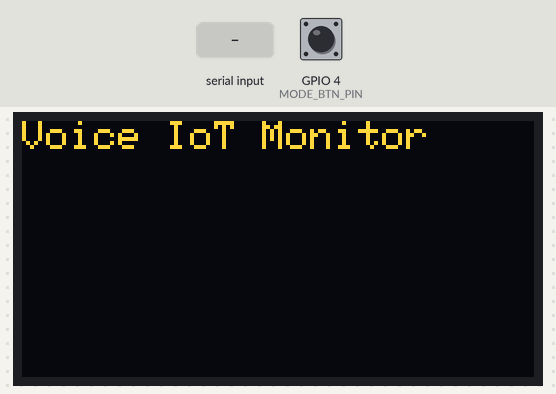
A sketch run on a simulated ESP32. On the bench: 128×64 one-colour display. The test bench sets the inputs (shaded band); at power-on: GPIO 4 (MODE_BTN_PIN) HIGH. The OLED is the two-colour kind (top 16 rows yellow); I2S audio is not simulated (input reads silence); what the sketch prints to the serial monitor is not drawn.

Above: at 2.2 s.
2.3 s: GPIO 4 (MODE_BTN_PIN) pulled LOW for 0.15 s
At 3.5 s:
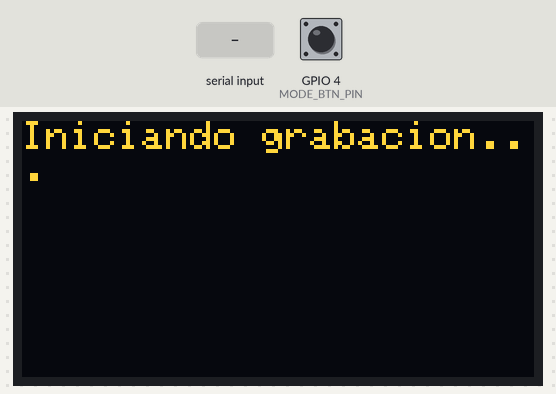
3.9 s: "T:\n" received over Serial
At 4.8 s:
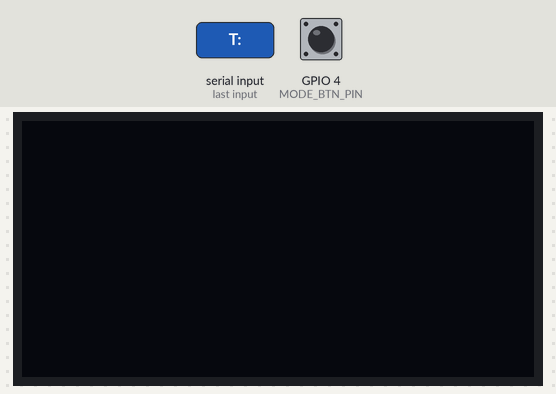
5.4 s: "1\n" received over Serial
6.9 s: GPIO 4 (MODE_BTN_PIN) pulled LOW for 1 s
At 7.7 s:
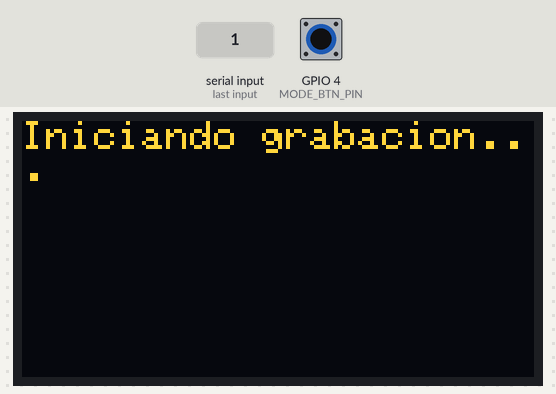
9.4 s: "TRANS:\n" received over Serial
At 10.2 s:
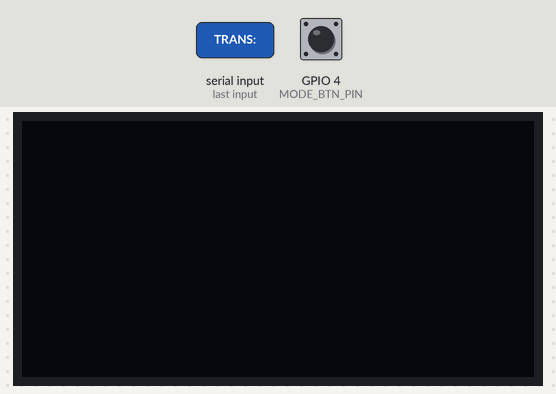
10.9 s: GPIO 4 (MODE_BTN_PIN) pulled LOW for 3.2 s
At 12.0 s:
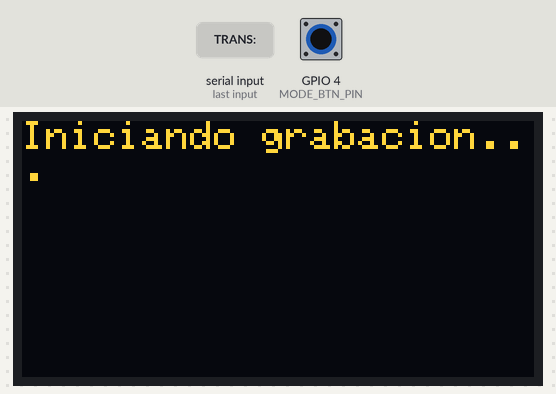
Timing chart, 0 to 13.9 s (numbered marks = the images above; inputs shaded):
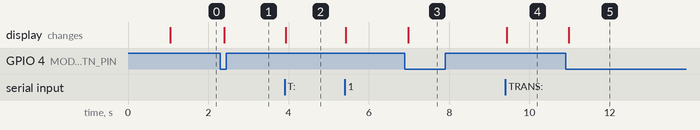

Measured:
- after the input at 2.3 s, the display: changes after 0.09 s (image 1)
- after the input at 3.9 s, the display: changes at once (image 2)
- after the input at 6.9 s, the display: changes after 0.08 s (image 3)
- after the input at 9.4 s, the display: changes at once (image 4)
- after the input at 10.9 s, the display: changes after 0.08 s (image 5)

The sketch:

firmware_serial.ino
```cpp
/*
  Voice IoT Monitor - ESP32 firmware
  Transmite audio crudo del micrófono por Serial a 500000 baud

  Presiona botón G4 para iniciar/detener grabación
  El audio se envía como PCM16 en tiempo real por el puerto Serial
*/

#include <driver/i2s.h>
// OLED display via I2C using Adafruit GFX + SH110X driver
#include <Wire.h>
#include <Adafruit_GFX.h>
#include <Adafruit_SH110X.h>

// --- Pines del micrófono (INMP441) ---
#define I2S_WS 17   // Pin L/R (Word Select)
#define I2S_SCK 18  // Pin BCLK (Reloj)
#define I2S_SD 16   // Pin DIN (Datos)
#define I2S_PORT I2S_NUM_0

// --- Pines y periféricos ---
#define SCREEN_WIDTH  128
#define SCREEN_HEIGHT  64
#define SDA_PIN        21
#define SCL_PIN        22
#define TOUCH_PIN      15
#define BUZZER_PIN     19
#define MODE_BTN_PIN   4

// --- Botón en pin G4 (alias) ---
#define BUTTON_PIN MODE_BTN_PIN
int lastStableButtonState = HIGH;
unsigned long lastDebounce = 0;
const unsigned long debounceDelay = 50;
int currentButtonReading = HIGH;

bool recording = false;

// --- OLED object ---
Adafruit_SH1106G display(SCREEN_WIDTH, SCREEN_HEIGHT, &Wire, -1, 400000, 100000);

// Helper: draw text with simple wrapping, show last N lines
void displayText(const String &text) {
  display.clearDisplay();
  display.setTextSize(1);
  display.setTextColor(SH110X_WHITE);
  const int charWidth = 6; // approx width in pixels for textSize=1
  const int charHeight = 8;
  int charsPerLine = SCREEN_WIDTH / charWidth;
  int maxLines = SCREEN_HEIGHT / charHeight;

  String lines[8];
  int lineCount = 0;

  String remaining = text;
  while (remaining.length() > 0 && lineCount < 8) {
    if (remaining.length() <= (size_t)charsPerLine) {
      lines[lineCount++] = remaining;
      break;
    }

    int cut = charsPerLine;
    for (int i = charsPerLine - 1; i > 0; --i) {
      if (remaining[i] == ' ') {
        cut = i;
        break;
      }
    }

    lines[lineCount++] = remaining.substring(0, cut);
    if ((int)remaining.length() > cut) {
      remaining = remaining.substring(cut + (remaining[cut] == ' ' ? 1 : 0));
    } else {
      remaining = "";
    }
  }

  // Keep only last maxLines
  int startLine = max(0, lineCount - maxLines);
  int y = 0;
  display.setCursor(0, 0);
  for (int i = startLine; i < lineCount; ++i) {
    display.setCursor(0, y);
    display.print(lines[i]);
    y += charHeight;
  }
  display.display();
}

void setup() {
  Serial.begin(500000); // Velocidad extrema para audio en tiempo real
  delay(1000);

  Serial.println("\n\n=== Voice IoT Monitor ===");
  Serial.println("Inicializando I2S...");

  // Iniciar I2C para pantalla OLED
  Wire.begin(SDA_PIN, SCL_PIN);
  if (!display.begin(0x3C)) {
    Serial.println("ERROR: Fallo inicialización SH110X");
  } else {
    display.clearDisplay();
    display.setTextSize(1);
    display.setTextColor(SH110X_WHITE);
    display.setCursor(0,0);
    display.println("Voice IoT Monitor");
    display.display();
  }

  if (!initI2S()) {
    Serial.println("ERROR: Fallo inicialización I2S");
    while(1) delay(100);
  }

  Serial.println("I2S inicializado correctamente");
  Serial.println("Presiona botón (G4) para grabar");
  Serial.println("============================\n");

  pinMode(BUTTON_PIN, INPUT_PULLUP);
}

bool initI2S() {
  const i2s_config_t i2s_config = {
    .mode = i2s_mode_t(I2S_MODE_MASTER | I2S_MODE_RX),
    .sample_rate = 16000,
    .bits_per_sample = I2S_BITS_PER_SAMPLE_32BIT,
    .channel_format = I2S_CHANNEL_FMT_ONLY_LEFT,
    .communication_format = i2s_comm_format_t(I2S_COMM_FORMAT_STAND_I2S),
    .intr_alloc_flags = ESP_INTR_FLAG_LEVEL1,
    .dma_buf_count = 8,
    .dma_buf_len = 512,
    .use_apll = false,
    .tx_desc_auto_clear = false,
    .fixed_mclk = 0
  };

  const i2s_pin_config_t pin_config = {
    .bck_io_num = I2S_SCK,
    .ws_io_num = I2S_WS,
    .data_out_num = -1,
    .data_in_num = I2S_SD
  };

  esp_err_t err = i2s_driver_install(I2S_PORT, &i2s_config, 0, NULL);
  if (err != ESP_OK) return false;

  err = i2s_set_pin(I2S_PORT, &pin_config);
  if (err != ESP_OK) return false;

  return true;
}

void loop() {
  // ===== DETECCIÓN DE BOTÓN (siempre activa) =====
  int reading = digitalRead(BUTTON_PIN);

  if (reading != currentButtonReading) {
    lastDebounce = millis();
    currentButtonReading = reading;
  }

  if ((millis() - lastDebounce) > debounceDelay && reading != lastStableButtonState) {
    int previousState = lastStableButtonState;
    lastStableButtonState = reading;

    // Presionar (HIGH → LOW)
    if (previousState == HIGH && reading == LOW) {
      recording = true;
      Serial.println("\n### GRABACIÓN INICIADA ###");
      display.clearDisplay();
      display.setTextSize(1);
      display.setTextColor(SH110X_WHITE);
      display.setCursor(0,0);
      display.println("Iniciando grabacion...");
      display.display();
    }
    // Soltar (LOW → HIGH)
    else if (previousState == LOW && reading == HIGH) {
      recording = false;
      Serial.println("### GRABACIÓN DETENIDA ###\n");
    }
  }

  // ===== TRANSMISIÓN DE AUDIO =====
  if (recording) {
    int32_t sample32 = 0;
    size_t bytes_read = 0;

    // Leer con timeout pequeño para permitir botón responsivo
    esp_err_t result = i2s_read(I2S_PORT, &sample32, sizeof(sample32), &bytes_read, 10);

    if (result == ESP_OK && bytes_read > 0) {
      // Convertir 32-bit a 16-bit: extrae los 16 bits superiores y amplifica
      int16_t sample16 = (sample32 >> 14) * 8;

      // Enviar 2 bytes por Serial
      Serial.write((uint8_t*)&sample16, 2);
    }
  } else {
    delay(10);
  }

  // Leer por Serial líneas de texto solo cuando no estamos enviando audio.
  if (!recording && Serial.available()) {
    String line = Serial.readStringUntil('\n');
    line.trim();
    if (line.length() > 0) {
      // Si la línea viene marcada, p. ej. "T: texto..." o sólo texto, la mostramos
      if (line.startsWith("T:") || line.startsWith("TRANS:") ) {
        // quitar prefijo
        int p = line.indexOf(':');
        String txt = (p >= 0) ? line.substring(p+1) : line;
        txt.trim();
        displayText(txt);
      } else {
        // mostrar la línea tal cual
        displayText(line);
      }
    }
  }
}
```
